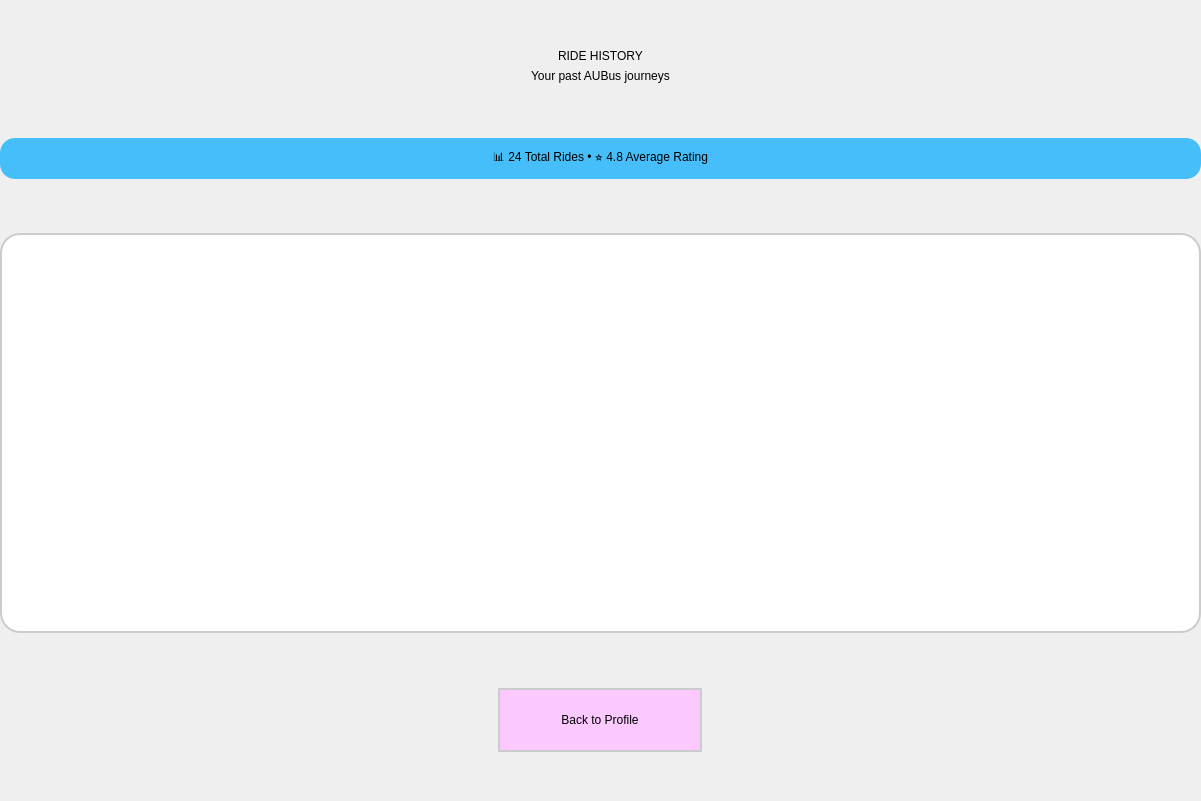
<?xml version="1.0" encoding="UTF-8"?>
<ui version="4.0">
 <class>Dialog</class>
 <widget class="QDialog" name="Dialog">
  <property name="geometry">
   <rect>
    <x>0</x>
    <y>0</y>
    <width>1201</width>
    <height>801</height>
   </rect>
  </property>
  <property name="windowTitle">
   <string>AUBus</string>
  </property>
  <widget class="QWidget" name="widget" native="true">
   <property name="geometry">
    <rect>
     <x>0</x>
     <y>0</y>
     <width>1201</width>
     <height>801</height>
    </rect>
   </property>
   <property name="styleSheet">
    <string notr="true">
QWidget#widget {
    background-color: qlineargradient(
        spread:pad, x1:0.1, y1:0.1, x2:0.9, y2:0.9,
        stop:0 rgba(10, 158, 190, 255),
        stop:1 rgba(170, 255, 255, 255)
    );
}
QPushButton {
    background-color: rgb(251, 201, 255);
    color: black;
    border-radius: 40px;
    border: 2px solid #cccccc;
    min-width: 200px;
    min-height: 60px;
    font: 63 12pt "Sitka Heading Semibold";
}
QPushButton:hover {
    background-color: #e6f7ff;
}
QPushButton:pressed {
    background-color: #b3ecff;
}
QLabel {
    color: black;
    font: 63 10pt "Sitka Heading Semibold";
}
QListWidget {
    background-color: white;
    border-radius: 20px;
    border: 2px solid #cccccc;
    padding: 10px;
    font: 10pt "Segoe UI";
    color: black;
}
QListWidget::item {
    border-bottom: 1px solid #eeeeee;
    padding: 15px;
}
QListWidget::item:selected {
    background-color: rgba(251, 201, 255, 100);
}
    </string>
   </property>
   <layout class="QVBoxLayout" name="verticalLayout">
    <item>
     <spacer name="verticalSpacerTop">
      <property name="orientation">
       <enum>Qt::Vertical</enum>
      </property>
      <property name="sizeHint" stdset="0">
       <size>
        <width>20</width>
        <height>30</height>
       </size>
      </property>
     </spacer>
    </item>
    <item alignment="Qt::AlignHCenter">
     <widget class="QLabel" name="titleLabel">
      <property name="styleSheet">
       <string notr="true">
font: 63 36pt "Sitka Heading Semibold";
color: black;
       </string>
      </property>
      <property name="text">
       <string>RIDE HISTORY</string>
      </property>
     </widget>
    </item>
    <item alignment="Qt::AlignHCenter">
     <widget class="QLabel" name="subtitleLabel">
      <property name="styleSheet">
       <string notr="true">
font: 63 14pt "Sitka Heading Semibold";
color: black;
       </string>
      </property>
      <property name="text">
       <string>Your past AUBus journeys</string>
      </property>
     </widget>
    </item>
    <item>
     <spacer name="spacer1">
      <property name="orientation">
       <enum>Qt::Vertical</enum>
      </property>
      <property name="sizeHint" stdset="0">
       <size>
        <width>20</width>
        <height>30</height>
       </size>
      </property>
     </spacer>
    </item>
    <item>
     <widget class="QLabel" name="statsLabel">
      <property name="styleSheet">
       <string notr="true">
background-color: rgba(0, 170, 255, 180);
border-radius: 15px;
font: 63 12pt "Sitka Heading Semibold";
color: black;
padding: 10px;
       </string>
      </property>
      <property name="alignment">
       <set>Qt::AlignCenter</set>
      </property>
      <property name="text">
       <string>📊 24 Total Rides • ⭐ 4.8 Average Rating</string>
      </property>
     </widget>
    </item>
    <item>
     <spacer name="spacer3">
      <property name="orientation">
       <enum>Qt::Vertical</enum>
      </property>
      <property name="sizeHint" stdset="0">
       <size>
        <width>20</width>
        <height>20</height>
       </size>
      </property>
     </spacer>
    </item>
    <item>
     <widget class="QListWidget" name="rideList">
      <property name="minimumSize">
       <size>
        <width>800</width>
        <height>400</height>
       </size>
      </property>
     </widget>
    </item>
    <item>
     <spacer name="spacer4">
      <property name="orientation">
       <enum>Qt::Vertical</enum>
      </property>
      <property name="sizeHint" stdset="0">
       <size>
        <width>20</width>
        <height>20</height>
       </size>
      </property>
     </spacer>
    </item>
    <item alignment="Qt::AlignHCenter">
     <widget class="QPushButton" name="backButton">
      <property name="minimumSize">
       <size>
        <width>200</width>
        <height>60</height>
       </size>
      </property>
      <property name="text">
       <string>Back to Profile</string>
      </property>
     </widget>
    </item>
    <item>
     <spacer name="verticalSpacerBottom">
      <property name="orientation">
       <enum>Qt::Vertical</enum>
      </property>
      <property name="sizeHint" stdset="0">
       <size>
        <width>20</width>
        <height>30</height>
       </size>
      </property>
     </spacer>
    </item>
   </layout>
  </widget>
 </widget>
 <resources/>
 <connections/>
</ui>
